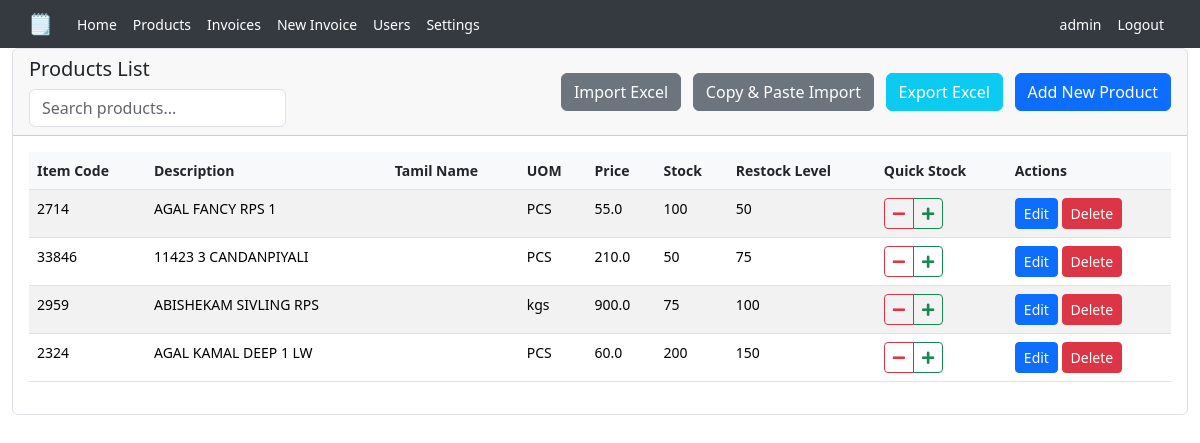
The page /products (signed in) on the database its author committed.
### app.py (models this page shows, shortened)
class User(db.Model):
    id = db.Column(db.Integer, primary_key=True)
    username = db.Column(db.String(80), unique=True, nullable=False)
    password = db.Column(db.String(120), nullable=False)
    role = db.Column(db.String(20), nullable=False, default='user')
    totp_secret = db.Column(db.String(32))
    totp_enabled = db.Column(db.Boolean, default=False)

class Product(db.Model):
    id = db.Column(db.Integer, primary_key=True)
    item_code = db.Column(db.String(20), unique=True, nullable=False)
    description = db.Column(db.String(200), nullable=False)
    tamil_name = db.Column(db.String(200))  # Optional Tamil name
    uom = db.Column(db.String(10), nullable=False)
    price = db.Column(db.Float, nullable=False)
    stock = db.Column(db.Integer, default=0)
    restock_level = db.Column(db.Integer, default=0)  # Level at which to restock

### app.py (the view, shortened to what this page needs)
@app.route('/products', methods=['GET', 'POST'])
@login_required
def products():
    products = Product.query.all()
    return render_template('products.html', products=products)

### app.py (called while the page is built)
def login_required(f):
    @wraps(f)
    def decorated_function(*args, **kwargs):
        if 'user_id' not in session:
            return redirect(url_for('login'))
        return f(*args, **kwargs)
    return decorated_function

def get_user(user_id):
    return User.query.get(user_id)

@app.before_request
def require_login():
    public_routes = ['login', 'static']
    if request.endpoint and request.endpoint not in public_routes:
        if 'logged_in' not in session:
            return redirect(url_for('login'))

### templates/products.html (shortened to what this page needs)
{% extends "base.html" %}
{% block content %}
<div class="card">
    <div class="card-header d-flex justify-content-between align-items-center">
        <div>
            <h5 class="mb-0">Products List</h5>
            <div class="mt-2">
                <input type="text" id="productSearch" class="form-control" placeholder="Search products...">
            </div>
        </div>
        <div>
            <button type="button" class="btn btn-secondary" onclick="document.getElementById('import-excel').click()">
                Import Excel
            </button>
            <button type="button" class="btn btn-secondary ms-2" data-bs-toggle="modal" data-bs-target="#pasteImportModal">
                Copy & Paste Import
            </button>
            <a href="/products/export" class="btn btn-info ms-2">Export Excel</a>
            <button type="button" class="btn btn-primary ms-2" data-bs-toggle="modal" data-bs-target="#addProductModal">
                Add New Product
            </button>
        </div>
    </div>
    <div class="card-body">
        <div class="table-responsive">
            <table class="table table-striped">
                <thead>
                    <tr>
                        <th>Item Code</th>
                        <th>Description</th>
                        <th>Tamil Name</th>
                        <th>UOM</th>
                        <th>Price</th>
                        <th>Stock</th>
                        <th>Restock Level</th>
                        <th>Quick Stock</th>
                        <th>Actions</th>
                    </tr>
                </thead>
                <tbody>
                    {% for product in products %}
                    <tr>
                        <td>{{ product.item_code }}</td>
                        <td>{{ product.description }}</td>
                        <td>{{ product.tamil_name or '' }}</td>
                        <td>{{ product.uom }}</td>
                        <td>{{ product.price }}</td>
                        <td>{{ product.stock }}</td>
                        <td>{{ product.restock_level }}</td>
                        <td>
                            <div class="btn-group" role="group">
                                <button class="btn btn-sm btn-outline-danger quick-stock-dec" data-id="{{ product.id }}">
                                    <i class="fas fa-minus"></i>
                                </button>
                                <button class="btn btn-sm btn-outline-success quick-stock-inc" data-id="{{ product.id }}">
                                    <i class="fas fa-plus"></i>
                                </button>
                            </div>
                        </td>
                        <td>
                            <button class="btn btn-sm btn-primary edit-product"
                                    data-id="{{ product.id }}"
                                    data-code="{{ product.item_code }}"
                                    data-description="{{ product.description }}"
                                    data-tamil-name="{{ product.tamil_name or '' }}"
                                    data-uom="{{ product.uom }}"
                                    data-price="{{ product.price }}"
                                    data-stock="{{ product.stock }}"
                                    data-restock-level="{{ product.restock_level }}">
                                Edit
                            </button>
                            <button class="btn btn-sm btn-danger delete-product" data-id="{{ product.id }}">
                                Delete
                            </button>
                        </td>
                    </tr>
                    {% endfor %}
                </tbody>
            </table>
        </div>
    </div>
</div>
{% endblock %}

### templates/base.html (shortened to what this page needs)
<!DOCTYPE html>
<html lang="en">
<head>
    <link href="https://cdn.jsdelivr.net/npm/bootstrap@5.3.2/dist/css/bootstrap.min.css" rel="stylesheet">
    <link href="https://cdnjs.cloudflare.com/ajax/libs/font-awesome/5.15.4/css/all.min.css" rel="stylesheet">
</head>
<body>
    <nav class="navbar navbar-expand-lg navbar-dark fixed-top">
        <div class="container-fluid">
            <a class="navbar-brand" href="{{ url_for('index') }}">🗒️</a>
            <div class="collapse navbar-collapse" id="navbarNav">
                <ul class="navbar-nav">
                    <li class="nav-item">
                        <a class="nav-link" href="{{ url_for('index') }}">Home</a>
                    </li>
                    <li class="nav-item">
                        <a class="nav-link" href="{{ url_for('products') }}">Products</a>
                    </li>
                    <li class="nav-item">
                        <a class="nav-link" href="{{ url_for('invoices') }}">Invoices</a>
                    </li>
                    <li class="nav-item">
                        <a class="nav-link" href="{{ url_for('new_invoice') }}">New Invoice</a>
                    </li>
                    {% if session.get('user_id') %}
                        {% set current_user = get_user(session.get('user_id')) %}
                        {% if current_user and current_user.role == 'admin' %}
                        <li class="nav-item">
                            <a class="nav-link" href="{{ url_for('users') }}">Users</a>
                        </li>
                        {% endif %}
                    {% endif %}
                    <li class="nav-item">
                        <a class="nav-link" href="{{ url_for('settings') }}">Settings</a>
                    </li>
                </ul>
                <ul class="navbar-nav ms-auto">
                    {% if session.get('user_id') %}
                        {% set current_user = get_user(session.get('user_id')) %}
                        <li class="nav-item">
                            <span class="nav-link">{{ current_user.username }}</span>
                        </li>
                        <li class="nav-item">
                            <a class="nav-link" href="{{ url_for('logout') }}">Logout</a>
                        </li>
                    {% endif %}
                </ul>
            </div>
        </div>
    </nav>
    <div class="container-fluid content" style="margin-top: 48px;">
        {% block content %}{% endblock %}
    </div>
</body>
</html>

### templates/base.html (style rules this page uses)
:root { --bg-color: #ffffff; --text-color: #212529; --card-bg: #ffffff; --border-color: #dee2e6; --table-stripe: #f8f9fa; --input-bg: #ffffff; --input-text: #212529; --navbar-bg: #343a40; --navbar-text: #ffffff; --dropdown-bg: #ffffff; --dropdown-text: #212529; --dropdown-hover: #f8f9fa; --btn-text: #ffffff; --header-bg: #f8f9fa; --table-border: #dee2e6; --table-header: #f8f9fa; }
* { touch-action: manipulation; }
body { font-size: var(--base-font-size, 14px); background-color: var(--bg-color); color: var(--text-color); touch-action: manipulation; }
.navbar { background-color: var(--navbar-bg) !important; height: 48px; padding: 0 1rem; }
.navbar-dark .navbar-nav .nav-link { color: var(--navbar-text); }
.card { background-color: var(--card-bg); border-color: var(--border-color); }
.table { color: var(--text-color); border-color: var(--table-border); }
.table thead th { background-color: var(--table-header); border-color: var(--table-border); color: var(--text-color); }
.table td { border-color: var(--table-border); }
.table-striped tbody tr:nth-of-type(odd) { background-color: var(--table-stripe); }
.form-control { background-color: var(--input-bg); border-color: var(--border-color); color: var(--input-text); }
.btn-primary { background-color: #0d6efd; border-color: #0d6efd; color: var(--btn-text); }
.btn-danger { background-color: #dc3545; border-color: #dc3545; color: var(--btn-text); }
.btn-info { background-color: #0dcaf0; border-color: #0dcaf0; color: var(--btn-text); }
.form-control::placeholder { color: var(--text-color); opacity: 0.7; }

### rows shown on the page
User: username "admin"
Product: item_code "2714", description "AGAL FANCY RPS 1", uom "PCS", price "55.0", stock "100", restock_level "50"
Product: item_code "33846", description "11423 3 CANDANPIYALI", uom "PCS", price "210.0", stock "50", restock_level "75"
Product: item_code "2959", description "ABISHEKAM SIVLING RPS", uom "kgs", price "900.0", stock "75", restock_level "100"
Product: item_code "2324", description "AGAL KAMAL DEEP 1 LW", uom "PCS", price "60.0", stock "200", restock_level "150"
